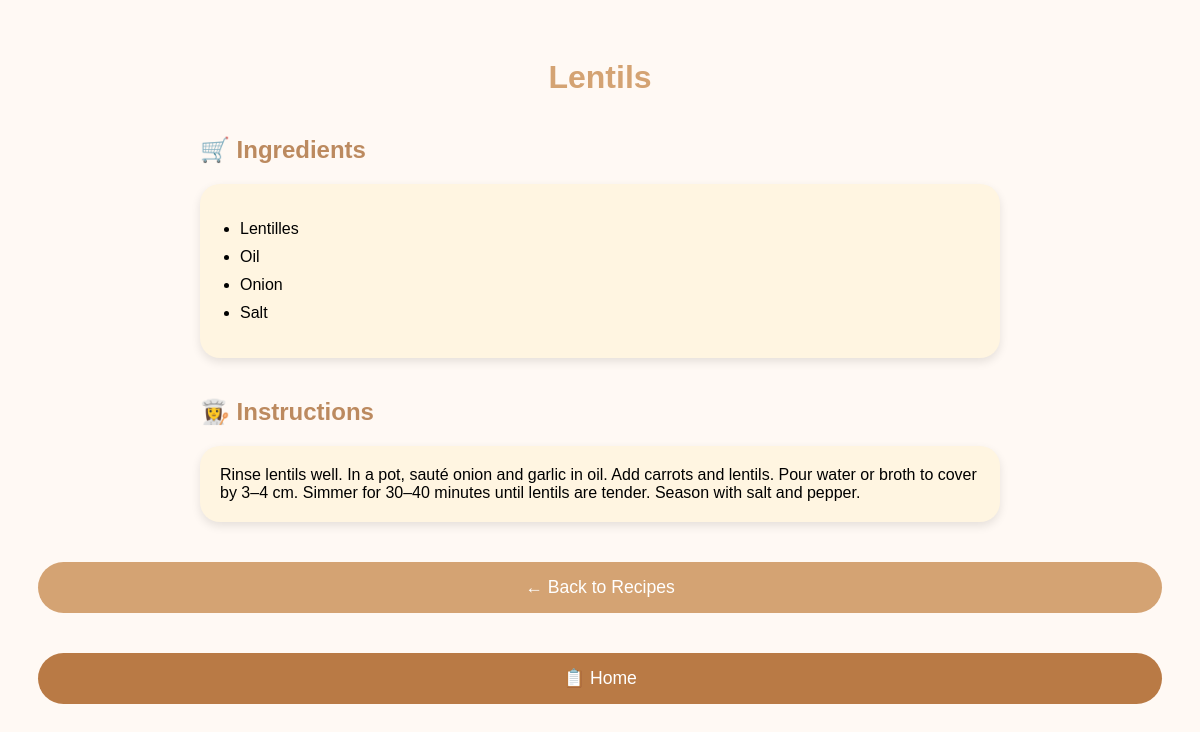
Page /interface.php?id=Lentils on the committed database.
### tables this page shows
CREATE TABLE recipe_ingredient (
    recipe_name VARCHAR(100),
    ing_name VARCHAR(100),
    PRIMARY KEY (recipe_name, ing_name),
    FOREIGN KEY (recipe_name) REFERENCES recipe(recipe_name) ON DELETE CASCADE ON UPDATE CASCADE,
    FOREIGN KEY (ing_name) REFERENCES ingredient(ing_name) ON DELETE CASCADE ON UPDATE CASCADE
);

CREATE TABLE recipe (
    recipe_name VARCHAR(100) PRIMARY KEY,
    time INT, 
    recipe_details TEXT,
    level_name VARCHAR(100),
    type_name VARCHAR(100),
    FOREIGN KEY (level_name) REFERENCES level(level_name) ON DELETE SET NULL ON UPDATE CASCADE,
    FOREIGN KEY (type_name) REFERENCES type(type_name) ON DELETE SET NULL ON UPDATE CASCADE
);

### interface.php (the view, shortened to what this page needs)
<?php
$recipe = urldecode($_GET['id']);
$conn = new mysqli("localhost", "root", "", "recipe");
$recipeData = $conn->query("SELECT * FROM recipe WHERE recipe_name = '$recipe'")->fetch_assoc();
$ingredients = $conn->query("SELECT ing_name FROM recipe_ingredient WHERE recipe_name = '$recipe'");
?>
<!DOCTYPE html>
<html lang="en">
<head>
</head>
<body>
<h1><?php echo htmlspecialchars($recipe); ?></h1>
<div class="section">
  <h2>🛒 Ingredients</h2>
  <div class="ingredients">
    <ul>
      <?php while ($row = $ingredients->fetch_assoc()): ?>
        <li><?php echo htmlspecialchars($row['ing_name']); ?></li>
      <?php endwhile; ?>
    </ul>
  </div>
</div>
<div class="section">
  <h2>👩‍🍳 Instructions</h2>
  <div class="instructions">
    <?php echo nl2br(htmlspecialchars($recipeData['recipe_details'])); ?>
  </div>
</div>
<a href="recipes.php" class="back-button">← Back to Recipes</a>
<a href="main.php" class="home-button">📋 Home</a>
</body>
</html>

### interface.php (style rules this page uses)
body { font-family: 'Poppins', sans-serif; background: #fff9f4; padding: 30px; }
h1 { color: #d4a373; text-align: center; }
.section { margin-top: 40px; max-width: 800px; margin-left: auto; margin-right: auto; }
.section h2 { color: #bc8a5f; }
.ingredients, .instructions { background: #fff5e1; padding: 20px; border-radius: 20px; box-shadow: 0 4px 10px rgba(0,0,0,0.1); }
ul { padding-left: 20px; }
li { margin-bottom: 10px; }
.back-button, .home-button { display: block; margin: 40px auto; text-align: center; background-color: #d4a373; color: white; text-decoration: none; padding: 15px 25px; border-radius: 30px; font-size: 1.1em; }
.home-button { background-color: #b97a45; }

### rows in the picture
recipe_ingredient: ing_name "Lentilles"
recipe_ingredient: ing_name "Oil"
recipe_ingredient: ing_name "Onion"
recipe_ingredient: ing_name "Salt"
recipe: recipe_details "Rinse lentils well. In a pot, sauté onion and garlic in oil. Add carrots and lentils. Pour water or broth to cover by 3–4 cm. Simmer for 30–40 minutes until lentils are tender. Season with salt and pepper."

### other values in the picture
$recipe "Lentils"
